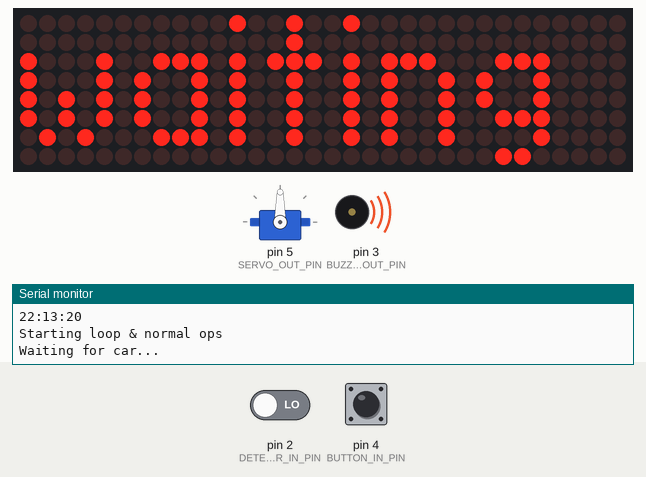
Simulated run of this sketch. Board: Arduino Uno, built with avr-gcc and run on an emulated ATmega328P. Parts: 32×8 LED matrix, servo, buzzer (waves = sounding, pin HIGH), the last lines printed to the serial monitor. Inputs (shaded band) come from the test bench; at power-on: pin 4 (BUTTON_IN_PIN) HIGH, pin 2 (DETECTOR_IN_PIN) LOW.

Above: at 1.2 s.
1.3 s: pin 4 (BUTTON_IN_PIN) pulled LOW for 0.15 s
At 2.2 s:
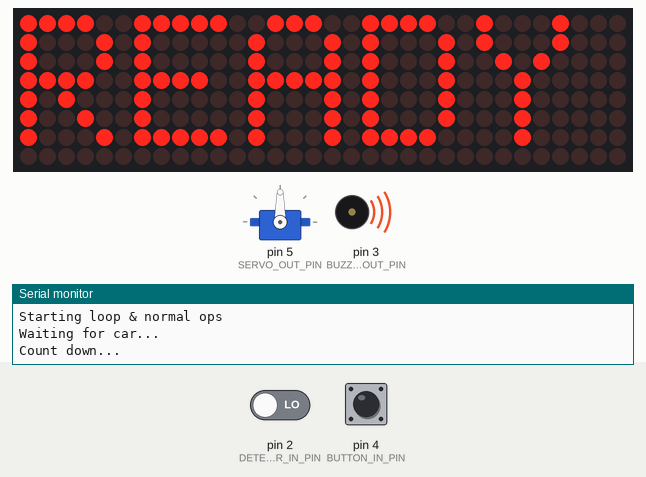
4.4 s: pin 2 (DETECTOR_IN_PIN) driven HIGH
At 7.1 s:
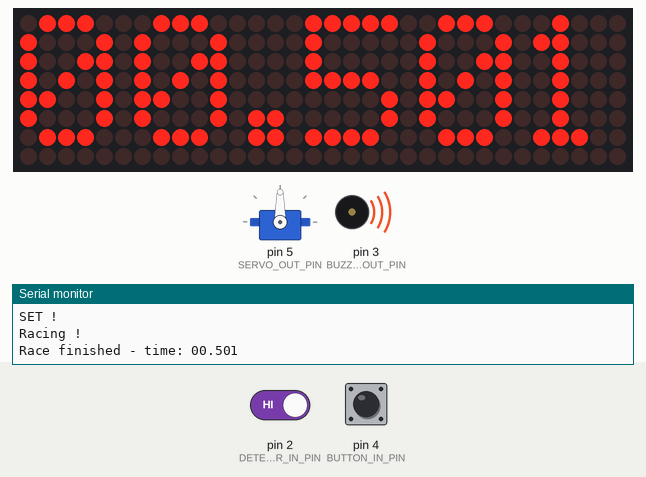
7.4 s: pin 4 (BUTTON_IN_PIN) pulled LOW for 1 s
At 8.8 s:
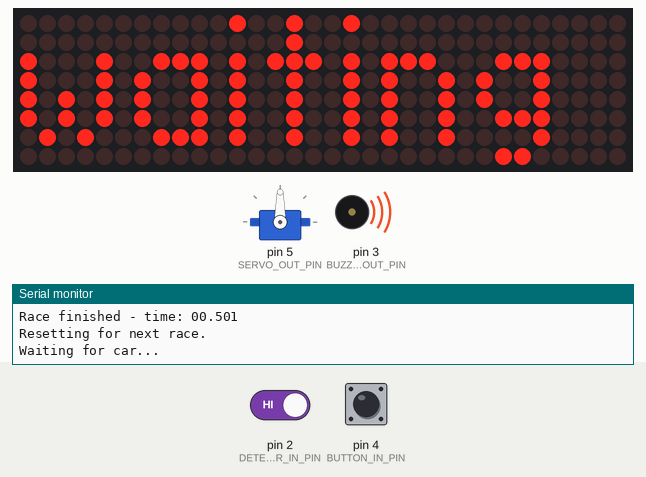
9.9 s: pin 4 (BUTTON_IN_PIN) pulled LOW for 0.15 s
At 12.0 s:
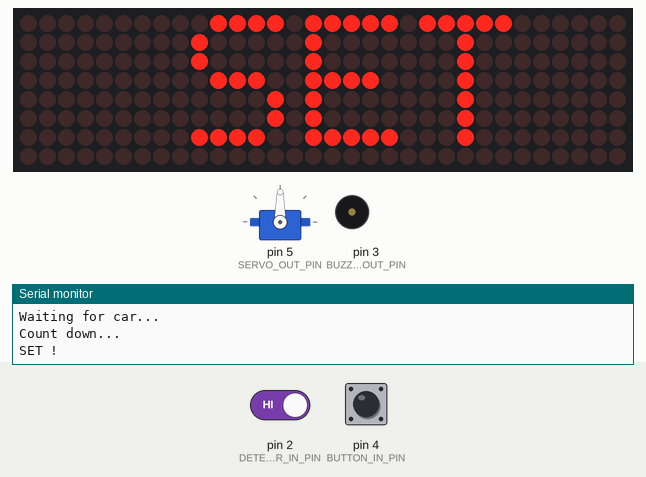
13.0 s: pin 2 (DETECTOR_IN_PIN) driven LOW
At 14.0 s:
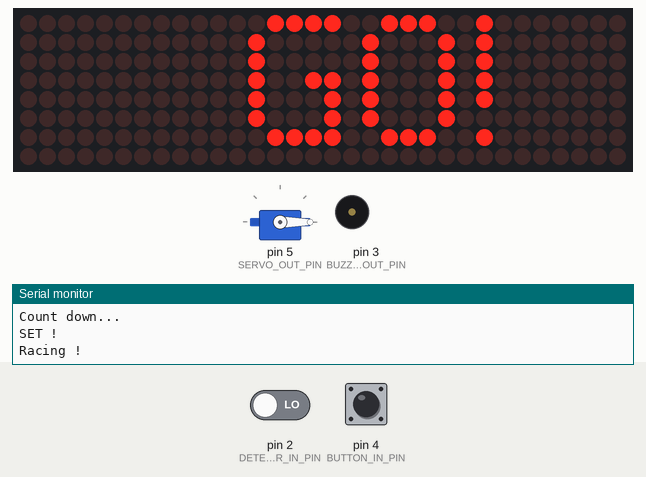
15.4 s: pin 4 (BUTTON_IN_PIN) pulled LOW for 3.2 s
At 16.6 s:
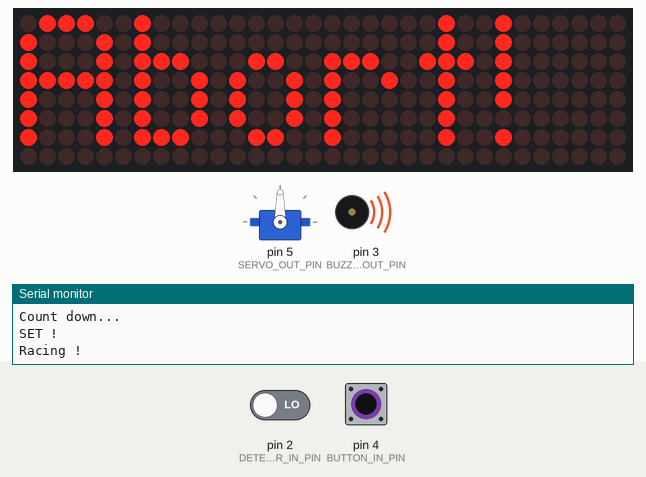
Timing chart, 0 to 18.4 s (numbered marks = the images above; inputs shaded):
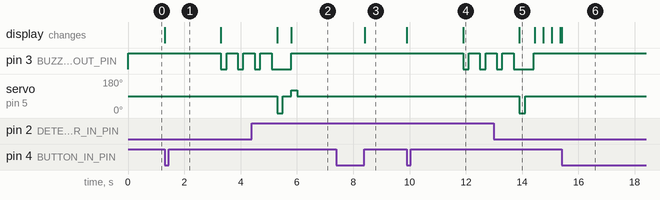

The sketch:

DerbyTimer.ino
```cpp
#include <MD_MAX72xx.h>
#include <SPI.h>
#include <Servo.h>

// 4 times 8x8 MAX 7216 chaisy chained diplays
#define HARDWARE_TYPE MD_MAX72XX::FC16_HW
#define MAX_DEVICES 4
#define CLK_PIN   13  // or SCK (13)
#define DIN_PIN  11  // or MOSI (11)
#define CS_PIN    10  // or SS (10)

#define SERVO_OUT_PIN     (5) /* 1/Groen op stekker --  PWM to start servo */
#define BUTTON_IN_PIN     (4) /* 4/Wit op de stekker -- req. pull up */
#define BUZZER_OUT_PIN    (3)
#define DETECTOR_IN_PIN   (2) /* From photo cell */

#define HOLD_POS           90
#define START_POS           0
#define END_POS           120
#define START_HOLD_DELAY 2000   /* 2 second */

MD_MAX72XX mx = MD_MAX72XX(HARDWARE_TYPE, CS_PIN, MAX_DEVICES);
Servo startServo;

enum { WAIT = 0, WAITING, READY, SET, GO, RACE, HOLD, RESET } state = WAIT, ostate = HOLD;

void setup()
{

  Serial.begin(115200);
  Serial.print("\n\n\nStarting: "__FILE__ "\n" __DATE__ "\n" __TIME__"\n");

  mx.begin();
  startServo.attach(SERVO_OUT_PIN);
  startServo.write(HOLD_POS);

  pinMode(BUTTON_IN_PIN, INPUT_PULLUP);
  pinMode(DETECTOR_IN_PIN, INPUT);
  pinMode(BUZZER_OUT_PIN, OUTPUT);
  digitalWrite(BUZZER_OUT_PIN, 1);

  Serial.println("Starting loop & normal ops\n");
}


unsigned int last_change, last_move, last_start = 0;
bool moving;
const char buff[32];

void loop()
{
  // We're using the wrong type of servo - the continues running
  // type. So we need to switch it 'off' fairly accurately after
  // the right number of milli seconds. So we do this in the main
  // loop - and try to be careful to kick it off late in the state
  // changes.
  //
  if (moving && millis() - last_move > 200) {
    startServo.write(HOLD_POS);
    moving = false;
  }
  if (state != ostate) {
    last_change = millis();
    ostate = state;
  };
  switch (state) {
    case WAIT: printText(0, MAX_DEVICES - 1, "waiting");
      Serial.println("Waiting for car...");
      state = WAITING;
      last_change = millis();
      break;
    case WAITING:
      if (digitalRead(BUTTON_IN_PIN) == LOW) {
        state = READY;
        printText(0, MAX_DEVICES - 1, "READY");
        Serial.println("Count down...");
      };
      break;
    case READY:
      if (millis() - last_change > START_HOLD_DELAY) {
        state = SET;
        printText(0, MAX_DEVICES - 1, "   SET");
        Serial.println("SET !");
      };
      break;
    case SET:
      if ((millis() - last_change) % 600  < 200)
        digitalWrite(BUZZER_OUT_PIN, 0);
      else
        digitalWrite(BUZZER_OUT_PIN, 1);

      if (millis() - last_change > START_HOLD_DELAY) {
        state = RACE;
        printText(0, MAX_DEVICES - 1, "    GO!");
        last_start = millis();
        Serial.println("Racing !");
        startServo.write(START_POS); moving = true; last_move = millis();
        digitalWrite(BUZZER_OUT_PIN, 0);
      };
      break;
    case RACE:
      if (digitalRead(DETECTOR_IN_PIN) == HIGH &&  millis() - last_start > 500) {
        state = HOLD;
        startServo.write(END_POS); moving = true; last_move = millis();
      }

      if ((millis() - last_change > 100 && millis() - last_start > 500) || (state == HOLD)) {
        digitalWrite(BUZZER_OUT_PIN, 1);
        unsigned long l = millis() - last_start;
        int s = l / 1000;
        int m = s / 60;
        sprintf(buff, "%02d.%03d", s % 60, l % 1000);
        printText(0, MAX_DEVICES - 1, buff);
        if (state == HOLD) {
          Serial.print("Race finished - time: ");
          Serial.println(buff);
        };
      }

      if (digitalRead(BUTTON_IN_PIN) == LOW &&  millis() - last_start > 1000) {
        printText(0, MAX_DEVICES - 1, "Abort!");
        delay(1000);
        state = RESET;
      };
      break;
    case HOLD:
      if (digitalRead(BUTTON_IN_PIN) == LOW) {
        Serial.println("\nResetting for next race.");
        state = RESET;
      }
      break;
    case RESET:
      if (digitalRead(BUTTON_IN_PIN) == HIGH) {
        state = WAIT;
      }
      break;
  };
};
```

displaystuff.ino
```cpp
// Use the MD_MAX72XX library to Print some text on the display
//
// Demonstrates the use of the library to print text.
//
// User can enter text on the serial monitor and this will display as a
// message on the display.

#include <MD_MAX72xx.h>
#include <SPI.h>

#define PRINT(s, v) { Serial.print(F(s)); Serial.print(v); }

//MD_MAX72XX mx = MD_MAX72XX(HARDWARE_TYPE, DIN_PIN, CLK_PIN, CS_PIN, MAX_DEVICES);

// Text parameters
#define CHAR_SPACING  1 // pixels between characters

void printText(uint8_t modStart, uint8_t modEnd, char *pMsg)
// Print the text string to the LED matrix modules specified.
// Message area is padded with blank columns after printing.
{
  uint8_t   state = 0;
  uint8_t   curLen;
  uint16_t  showLen;
  uint8_t   cBuf[8];
  int16_t   col = ((modEnd + 1) * COL_SIZE) - 1;

  mx.control(modStart, modEnd, MD_MAX72XX::UPDATE, MD_MAX72XX::OFF);

  do     // finite state machine to print the characters in the space available
  {
    switch (state)
    {
      case 0: // Load the next character from the font table
        // if we reached end of message, reset the message pointer
        if (*pMsg == '\0')
        {
          showLen = col - (modEnd * COL_SIZE);  // padding characters
          state = 2;
          break;
        }

        // retrieve the next character form the font file
        showLen = mx.getChar(*pMsg++, sizeof(cBuf) / sizeof(cBuf[0]), cBuf);
        curLen = 0;
        state++;
      // !! deliberately fall through to next state to start displaying

      case 1: // display the next part of the character
        mx.setColumn(col--, cBuf[curLen++]);

        // done with font character, now display the space between chars
        if (curLen == showLen)
        {
          showLen = CHAR_SPACING;
          state = 2;
        }
        break;

      case 2: // initialize state for displaying empty columns
        curLen = 0;
        state++;
      // fall through

      case 3: // display inter-character spacing or end of message padding (blank columns)
        mx.setColumn(col--, 0);
        curLen++;
        if (curLen == showLen)
          state = 0;
        break;

      default:
        col = -1;   // this definitely ends the do loop
    }
  } while (col >= (modStart * COL_SIZE));

  mx.control(modStart, modEnd, MD_MAX72XX::UPDATE, MD_MAX72XX::ON);
}
```

Measured:
- after the input at 1.3 s, pin 3 (BUZZER_OUT_PIN): alternates HIGH for 0.40 s and LOW for 0.20 s, starting after 2.0 s; the display: changes at once (image 1)
- after the input at 7.4 s, the display: changes after 1.0 s (image 3)
- after the input at 9.9 s, pin 3 (BUZZER_OUT_PIN): alternates HIGH for 0.40 s and LOW for 0.20 s, starting after 2.0 s; the display: first changes at once (image 4 shows a later state)
- after the input at 13.0 s, servo on pin 5 (SERVO_OUT_PIN): goes on until 14.1 s, then stays 90°
- after the input at 15.4 s, the display: changes at once (image 6)
- what the display in image 5 shows lasts 0.5 s, from 13.9 s to 14.4 s
